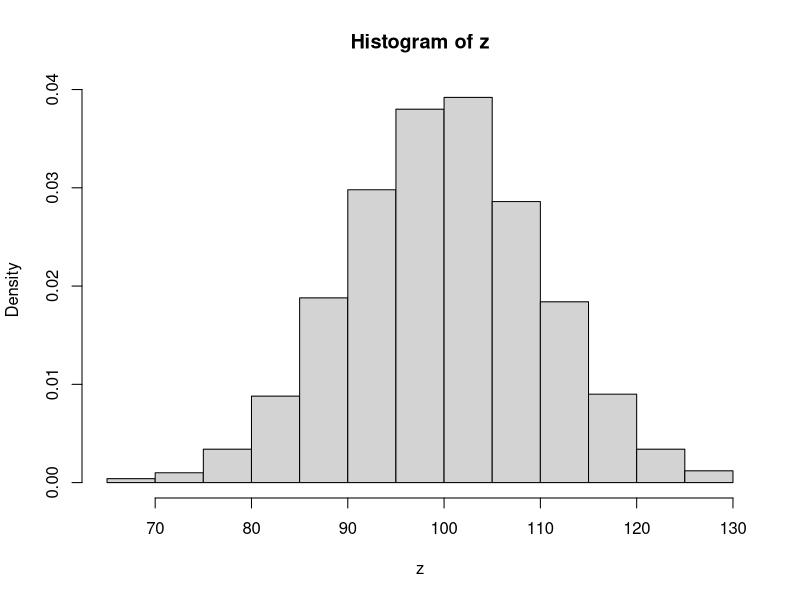
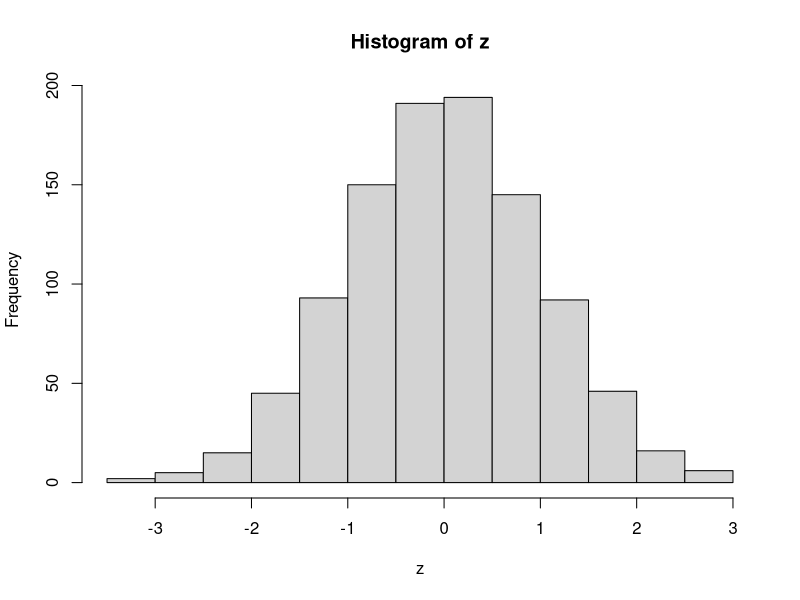

Write R code to recreate these figures, in order.

##################################
##  표본의 확률분포
##################################
# 모집단으로 부터 추출한 표본들의 통계량에 대한 분포 
# - z, chi^2, t, f분포


# 1. z분포(표준정규분포) 
# 모집단의 모표준편차(σ)/모분산(σ^2)이 알려진 경우 사용 
# 용도: 평균치와 표준편차를 달리하는 모든 정규분포를 µ=0, σ=1을 
# 갖는 표준정규분포로 표준화 

# 표준화공식(Z) = (X - mu) / sigma : 정규분포 -> 표준정규분포 

# 2. chi^2 분포
# 표준정규분포를 따르는 변수의 제곱합에 대한 분포
# chi^2 =  (X - mu)^2 / sigma^2 : 표준정규분포 Z를 제곱한 것
# 몇개를 합햇는냐에 따라서 카이제곱분포의 모수인 '자유도'가 결정 
# 용도: 정규분포를 따르는 변수의 분산에 대한 신뢰구간을 구할 때 이용 

# 3. t분포
# 모집단의 모표준편차(σ)/모분산(σ^2)이 알려지지 않은 경우 사용
# z분포와 유사
# 용도: 정규분포를 따르는 집단의 평균에 대한 가설검정(모평균 추정)
#  or 두 집단의 평균차이 검정을 할 경우 이용
# 표본의 표준편차(S)를 이용하여 모집단 추정 
# T =  (X - mu) / S -> 표본의 표준편차 

# 4. F분포
# 두 카이제곱분포를 각각의 자유도로 나눈 다음, 그것의 비율을 나타낸 분포 
# 서로 다른 카이제곱 분포의 비율의 형태로 표현 
# F = V1/u1 / V2/u2
# 용도: 정규분포를 따르는 두 집단의 분산에 대한 가설검정을 할 경우 이용 

#################################################################
##########표준화 vs 정규화 ######################################
#################################################################

#1. 표준화 :척도 일치 37p.정규 분포 vs 표준 정규 분포

# 평균과 표준편차를 일치 시킨다. 
# 1. 표준화 :척도 (평균=0, 표준편차=1)일치 
# -정규분포 -> 표준 정규분포

#샘플링
n <-1000
z<-rnorm(n,mean=100, sd=10) #z분포
shapiro.test(z)

# Shapiro-Wilk normality test
# 
# data:  z
# W = 0.99924, p-value = 0.9645

hist(z,freq=F)

#(z) =(x-mu)/sigma 
# 표준화공식(Z) = (X - mu)/sigma 
mu=mean(z)
z=(z-mu)/sd(z) #정규 -> 표준정규
mean(z) #1.783892
sd(z) #1

#2) 표준화 함수 
z2 <- scale(z) 
mean(z2) #1.009796e-16
sd(z2) #1 

hist(z)

#2. 정규화 :값의 범위(0~1) 일치 
# x1(-100~100),x2(-0.1~0.9), x3(-1000~1000) ->y
#-서로 다른 변수의 값을 일정한 값으로 조정
#nor= (x-min) / (max-min)

nor <- function(x){ #0~1정규화
  re=(x-min(x)) / (max(x)-min(x))
  return(re)
}

summary(iris[-5])
nor_re <- apply(iris[-5],2,nor)
summary(nor_re)














































